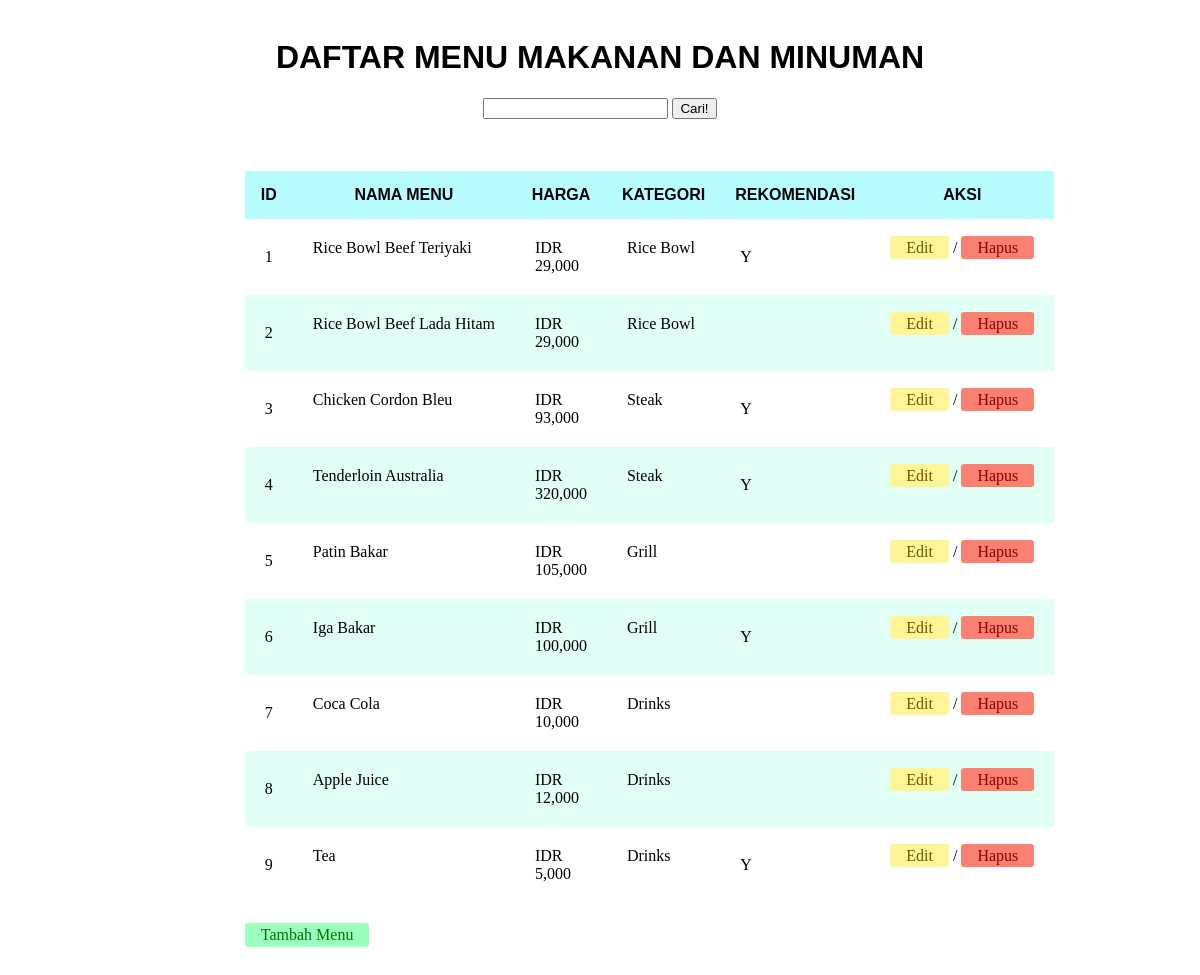
The page / on the database its author committed.
### tables this page shows
CREATE TABLE IF NOT EXISTS `daftar_menu` (
  `id` int(10) unsigned NOT NULL AUTO_INCREMENT,
  `nama_menu` varchar(255) DEFAULT NULL,
  `harga` double DEFAULT NULL,
  `kategori` varchar(50) DEFAULT NULL,
  `rekomendasi` varchar(1) DEFAULT NULL,
  PRIMARY KEY (`id`)
);

### function.php (called while the page is built, shortened)
<?php
$conn = mysqli_connect("127.0.0.1", "root", "", "menu");
function query($query)
{
    global $conn;
    $result = mysqli_query($conn, $query);
    $rows = [];
    while ($row = mysqli_fetch_assoc($result)) {
        $rows[] = $row;
    }
    return $rows;
}

### index.php (the view, shortened to what this page needs)
<?php
require 'function.php';
$daftar_menu = query("SELECT * FROM daftar_menu");
?>
<div class="tabel">
    <h1>DAFTAR MENU MAKANAN DAN MINUMAN</h1>
    <form action="" method="post">
        <input type="text" name="keyword" placeholder="" autocomplete="off">
        <button type="submit" name="cari">Cari!</button>
    </form>
    <br><br>
    <table id="table_view">
        <tr>
            <th>Id</th>
            <th>Nama Menu</th>
            <th>Harga</th>
            <th>Kategori</th>
            <th>Rekomendasi</th>
            <th>Aksi</th>
        </tr>
        <?php foreach ($daftar_menu as $row) : ?>
            <tr>
                <td><?php echo $row["id"] ?></td>
                <td class="test"><?php echo $row["nama_menu"] ?></td>
                <td id="harga"> IDR <?php echo number_format($row["harga"]) ?></td>
                <td class="test"><?php echo $row["kategori"] ?></td>
                <td><?php echo $row["rekomendasi"] ?></td>
                <td class="test">
                    <a href="ubah.php?id=<?= $row["id"]; ?>" class="ubah">Edit</a> /
                    <a href="hapus.php? id=<?= $row["id"]; ?>" onclick="return confirm('Ingin menghapus menu?');" class="hapus">Hapus</a>
                </td>
            </tr>
        <?php endforeach; ?>
    </table>
    <a href="tambahMenu.php" class="tambah">Tambah Menu</a>
</div>
<link rel="stylesheet" href="css/style.css" type="text/css">

### css/style.css (style rules this page uses)
h1 { font-family: 'Franklin Gothic Medium', 'Arial Narrow', Arial, sans-serif; }
.tabel { text-align: center; margin: auto; width: 60%; padding: 10px; }
.test { width:max-content; float: left; }
#table_view { margin: auto; width: 60%; border-collapse: collapse; background-color: white; text-align: left; overflow: hidden; }
th { padding-top: 15px; padding-bottom: 15px; padding-left: 15px; padding-right: 15px; text-align: center; text-transform: uppercase; background-color: rgb(183, 253, 255); font-family: 'Franklin Gothic Medium', 'Arial Narrow', Arial, sans-serif; }
tr:nth-child(odd) { background-color: rgb(226, 255, 245); }
td { padding: 20px; margin: auto; }
a { position: relative; border-radius: 4em; font-size: 16px; padding: 0.8em 1.8em; cursor:pointer; user-select:none; text-align: center; text-decoration: none; cursor: pointer; transition-duration: 0.4s; -webkit-transition-duration: 0.4s; }
a:after { content: ""; display: block; position: absolute; border-radius: 4em; left: 0; top:0; width: 100%; height: 100%; opacity: 0; transition: all 0.5s; box-shadow: 0 0 10px 40px white; }
.hapus { border-radius: 0.2rem; background-color: salmon; color: darkred; padding: 0.2rem 1rem; text-align: center; }
.ubah { border-radius: 0.2rem; background-color: rgb(255, 245, 151); color: rgb(117, 84, 0); padding: 0.2rem 1rem; text-align: center; }
.tambah { float: left; border-radius: 0.2rem; background-color: rgb(155, 255, 189); color: rgb(4, 117, 0); padding: 0.2rem 1rem; text-align: center; margin-top: 20px; margin-bottom: 1000px; }

### rows shown on the page
daftar_menu: id "1", nama_menu "Rice Bowl Beef Teriyaki", harga "29,000", kategori "Rice Bowl", rekomendasi "Y"
daftar_menu: id "2", nama_menu "Rice Bowl Beef Lada Hitam", harga "29,000", kategori "Rice Bowl"
daftar_menu: id "3", nama_menu "Chicken Cordon Bleu", harga "93,000", kategori "Steak", rekomendasi "Y"
daftar_menu: id "4", nama_menu "Tenderloin Australia", harga "320,000", kategori "Steak", rekomendasi "Y"
daftar_menu: id "5", nama_menu "Patin Bakar", harga "105,000", kategori "Grill"
daftar_menu: id "6", nama_menu "Iga Bakar", harga "100,000", kategori "Grill", rekomendasi "Y"
daftar_menu: id "7", nama_menu "Coca Cola", harga "10,000", kategori "Drinks"
daftar_menu: id "8", nama_menu "Apple Juice", harga "12,000", kategori "Drinks"
daftar_menu: id "9", nama_menu "Tea", harga "5,000", kategori "Drinks", rekomendasi "Y"
